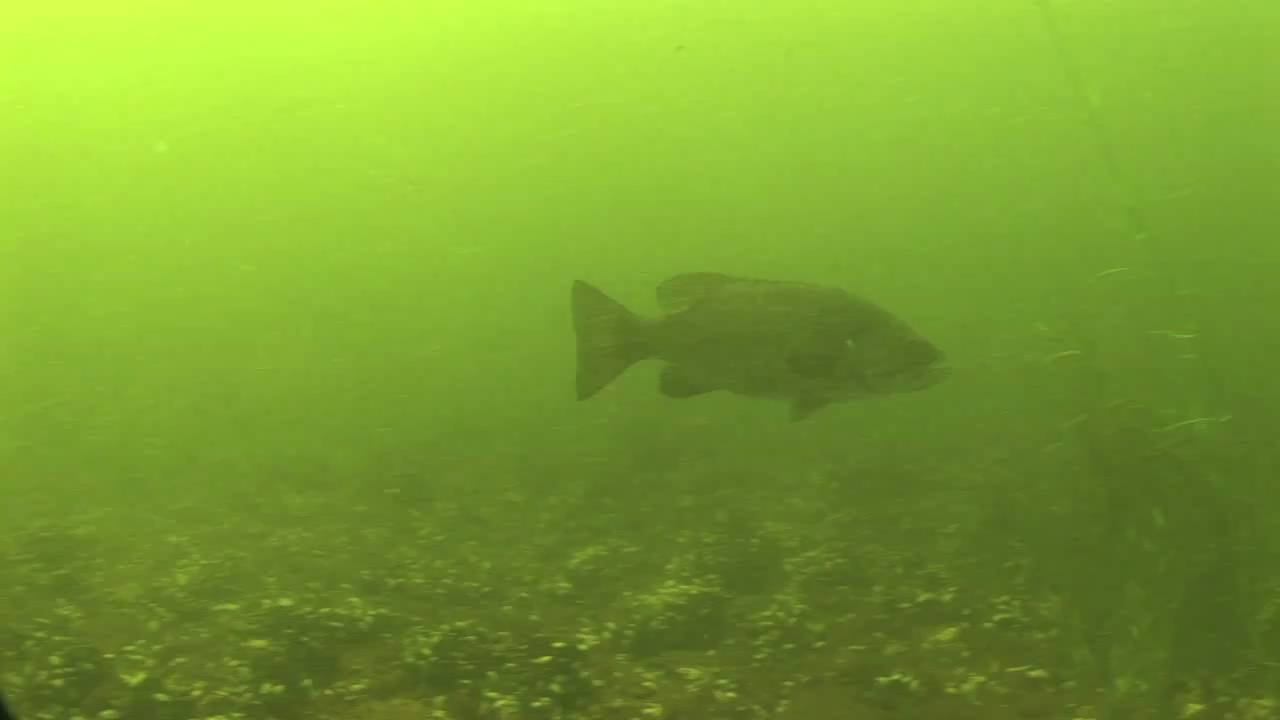
#> input picture test_data/challenging-60/100001.png, 1280 x 720 px
$ python -i uiqm.py   (imports and definitions only)   (older library calls are emulated)
#> lines starting #> are read from the running program, lines starting #| are printed output that depends on the picture
import numpy as np
import cv2
import math
def uicm(img):
    b, g, r = cv2.split(img)
    rg = r.astype(np.float32) - g.astype(np.float32)
    yb = 0.5 * (r.astype(np.float32) + g.astype(np.float32)) - b.astype(np.float32)
    rg_mean, rg_std = np.mean(rg), np.std(rg)
    yb_mean, yb_std = np.mean(yb), np.std(yb)
    return -0.0268 * np.sqrt(rg_mean**2 + yb_mean**2) + 0.1586 * np.sqrt(rg_std**2 + yb_std**2)
def eme(ch, block_size=8):
    h, w = ch.shape
    h_b, w_b = h // block_size, w // block_size
    if h_b == 0 or w_b == 0:
        return 0.0
    ch_crop = ch[:h_b*block_size, :w_b*block_size]
    blocks = ch_crop.reshape(h_b, block_size, w_b, block_size).transpose(0, 2, 1, 3).reshape(-1, block_size, block_size)
    max_vals = np.max(blocks, axis=(1, 2))
    min_vals = np.min(blocks, axis=(1, 2))
    val = np.where((min_vals > 0) & (max_vals > min_vals), max_vals / (min_vals + 1e-4), 1.0)
    eme_val = 2.0 / (h_b * w_b) * np.sum(np.log(val + 1e-4))
    return eme_val
def uism(img):
    b, g, r = cv2.split(img)
    def sobel(c):
        sx = cv2.Sobel(c, cv2.CV_64F, 1, 0, ksize=3)
        sy = cv2.Sobel(c, cv2.CV_64F, 0, 1, ksize=3)
        return np.sqrt(sx**2 + sy**2)
    rs, gs, bs = sobel(r), sobel(g), sobel(b)
    return 0.299 * eme(rs) + 0.587 * eme(gs) + 0.114 * eme(bs)
def plip_log(x):
    return 255.0 - 255.0 * ((255.0 - x) / 255.0)
def uiconm(img, block_size=8):
    b, g, r = cv2.split(img)
    rg = r.astype(np.float32) - g.astype(np.float32)
    yb = 0.5 * (r.astype(np.float32) + g.astype(np.float32)) - b.astype(np.float32)
    h, w = rg.shape
    h_b, w_b = h // block_size, w // block_size
    if h_b == 0 or w_b == 0:
        return 0.0
    def ame(ch):
        ch_crop = ch[:h_b*block_size, :w_b*block_size]
        blocks = ch_crop.reshape(h_b, block_size, w_b, block_size).transpose(0, 2, 1, 3).reshape(-1, block_size, block_size)
        max_vals = np.max(blocks, axis=(1, 2))
        min_vals = np.min(blocks, axis=(1, 2))
        val = np.where((min_vals > 0) & (max_vals > min_vals), max_vals / (min_vals + 1e-4), 1.0)
        return 1.0 / (h_b * w_b) * np.sum(np.log(val + 1e-4))
    return 0.0282 * ame(rg) + 0.2953 * ame(yb)
def get_uiqm(img):
    c1, c2, c3 = 0.468, 0.274, 0.257
    if len(img.shape) == 3 and img.shape[2] == 3:
        bgr = cv2.cvtColor(img, cv2.COLOR_RGB2BGR)
    else:
        bgr = img
    uicm_val = uicm(bgr)
    uism_val = uism(bgr)
    uiconm_val = uiconm(bgr)
    uiqm_val = c1 * uicm_val + c2 * uism_val + c3 * uiconm_val
    return uiqm_val, uicm_val, uism_val, uiconm_val

>>> import cv2
>>> picture = cv2.cvtColor(cv2.imread('../test_data/challenging-60/100001.png'), cv2.COLOR_BGR2RGB)
>>> result = get_uiqm(picture)
#> in get_uiqm, bgr is the input picture: shape (720, 1280, 3); mean B, G, R 48, 158.5, 122.3
#> in uicm, `rg = r.astype(np.float32) - g.astype(np.float32)`:
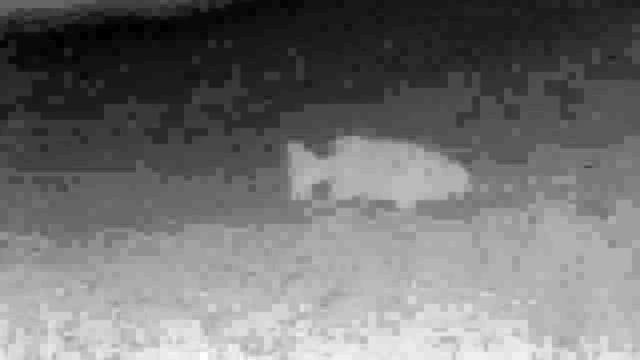
#> rg: shape (720, 1280) float32 (shown at 1/2 size); min -60, max -7, mean -36.2; drawn with min black and max white
#> in uicm, `yb = 0.5 * (r.astype(np.float32) + g.astype(np.float32)) - b.astype(np..`:
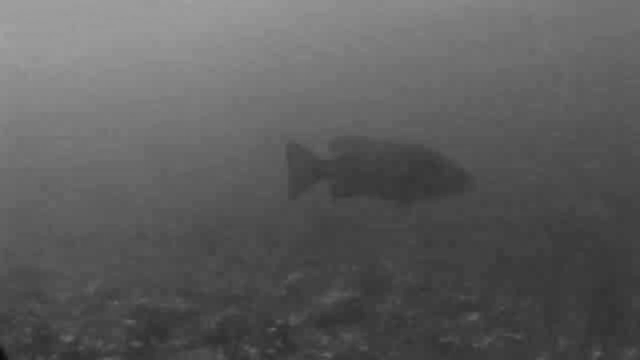
#> yb: shape (720, 1280) float32 (shown at 1/2 size); min 11.5, max 161, mean 92.4
#> in uicm, `rg_mean, rg_std = np.mean(rg), np.std(rg)`: rg_mean = -36.2; rg_std = 13.77
#> in uicm, `yb_mean, yb_std = np.mean(yb), np.std(yb)`: yb_mean = 92.37; yb_std = 28.69
#> in get_uiqm, `uicm_val = uicm(bgr)`: uicm_val = 2.39
#> in sobel, `return np.sqrt(sx**2 + sy**2)`:
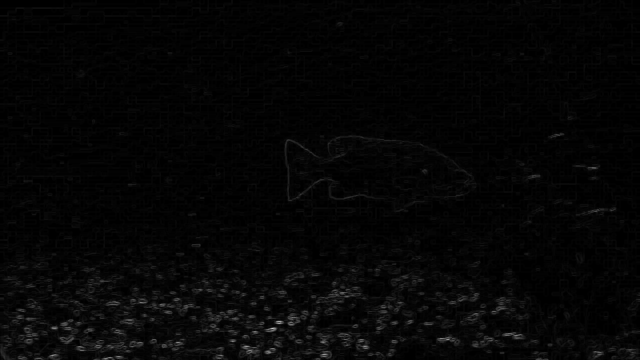
#> returned value: shape (720, 1280) float64 (shown at 1/2 size); min 0, max 334.8, mean 7.1; drawn with min black and max white
#> in sobel (call 3), `sx = cv2.Sobel(c, cv2.CV_64F, 1, 0, ksize=3)`:
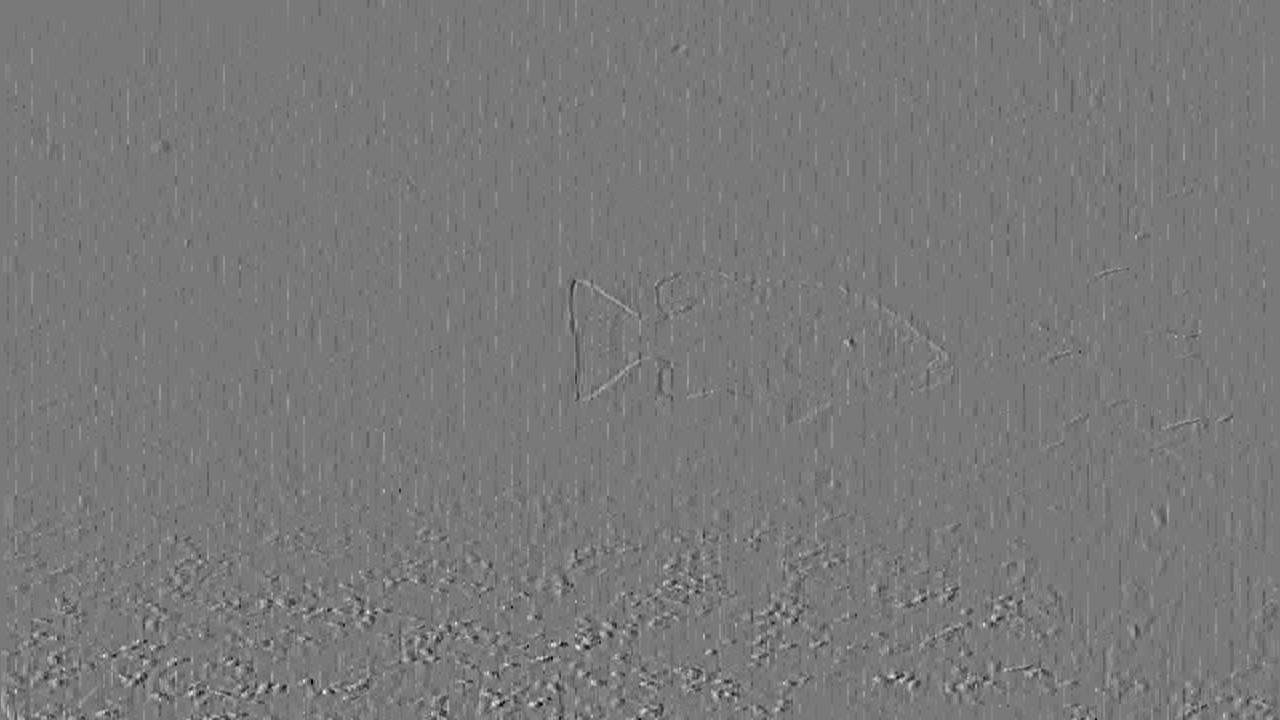
#> sx: shape (720, 1280) float64; min -90, max 99, mean -0.1; drawn with min black and max white
#> in eme, `max_vals = np.max(blocks, axis=(1, 2))`: max_vals = 14400 values, max 334.8 at index 13188, min 0 at index 0, mean 21.41
#> in eme, `min_vals = np.min(blocks, axis=(1, 2))`: min_vals = 14400 values, max 20.59 at index 13616, min 0 at index 0, mean 0.684
#> in eme, `val = np.where((min_vals > 0) & (max_vals > min_vals), max_vals / (min..`: val = 14400 values, max 143.3 at index 14266, min 1 at index 0, mean 4.94
#> in eme, `eme_val = 2.0 / (h_b * w_b) * np.sum(np.log(val + 1e-4))`: eme_val = 1.18
#> in get_uiqm, `uism_val = uism(bgr)`: uism_val = 1.2
#> in ame, `max_vals = np.max(blocks, axis=(1, 2))`: max_vals = 14400 values, max -7 at index 14130, min -60 at index 989, mean -35.72
#> in ame, `min_vals = np.min(blocks, axis=(1, 2))`: min_vals = 14400 values, max -7 at index 14290, min -60 at index 836, mean -36.63
#> in ame, `val = np.where((min_vals > 0) & (max_vals > min_vals), max_vals / (min..`: val = 14400 values from 1 to 1
#> in get_uiqm, `uiconm_val = uiconm(bgr)`: uiconm_val = 0.00766
#> in get_uiqm, `uiqm_val = c1 * uicm_val + c2 * uism_val + c3 * uiconm_val`: uiqm_val = 1.45
#> result = (1.45, 2.39, 1.2, 0.00766)

$ run again, on test_data/challenging-60/10091.png
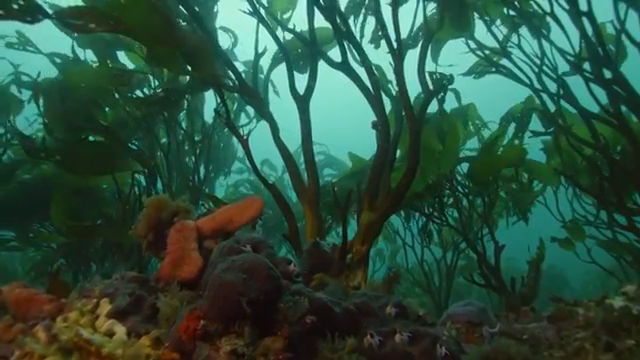
#> input picture test_data/challenging-60/10091.png, 640 x 360 px
#> in get_uiqm, bgr is the input picture: shape (360, 640, 3); mean B, G, R 63.8, 81, 44.9
#> in uicm, `yb = 0.5 * (r.astype(np.float32) + g.astype(np.float32)) - b.astype(np..`:
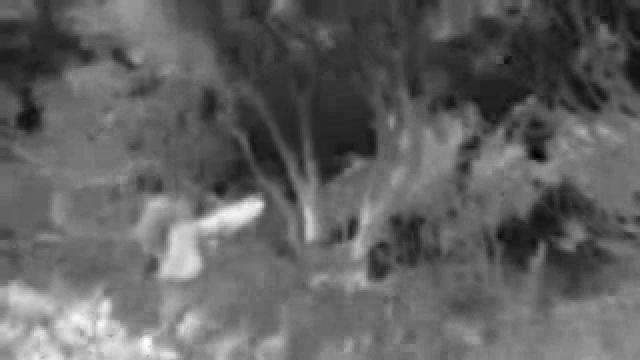
#> yb: shape (360, 640) float32; min -49.5, max 77.5, mean -0.8; drawn with min black and max white
#> rg_mean = -36.07; rg_std = 34.48
#> yb_mean = -0.829; yb_std = 19.45
#> uicm_val = 5.31
#> in sobel, `return np.sqrt(sx**2 + sy**2)`:
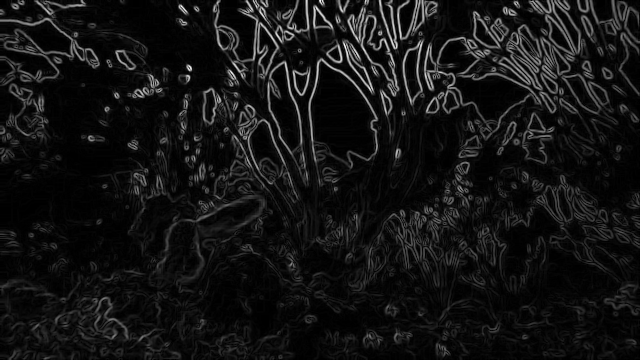
#> returned value: shape (360, 640) float64; min 0, max 660.9, mean 51.7; drawn with min black and max white
#> in eme, `max_vals = np.max(blocks, axis=(1, 2))`: max_vals = 3600 values, max 660.9 at index 443, min 4 at index 2080, mean 159.2
#> in eme, `min_vals = np.min(blocks, axis=(1, 2))`: min_vals = 3600 values, max 28.43 at index 133, min 0 at index 0, mean 3.51
#> in eme, `val = np.where((min_vals > 0) & (max_vals > min_vals), max_vals / (min..`: val = 3600 values, max 378.3 at index 595, min 1 at index 0, mean 45.77
#> eme_val = 5.84
#> uism_val = 5.82
#> in ame, `max_vals = np.max(blocks, axis=(1, 2))`: max_vals = 3600 values, max 78 at index 3222, min -103 at index 799, mean -27.95
#> in ame, `min_vals = np.min(blocks, axis=(1, 2))`: min_vals = 3600 values, max 58 at index 2663, min -111 at index 399, mean -44.46
#> in ame, `val = np.where((min_vals > 0) & (max_vals > min_vals), max_vals / (min..`: val = 3600 values, max 18 at index 2829, min 1 at index 0, mean 1.25
#> uiconm_val = 0.106
#> uiqm_val = 4.11
#> result = (4.11, 5.31, 5.82, 0.106)

$ run again, on test_data/challenging-60/10103.png
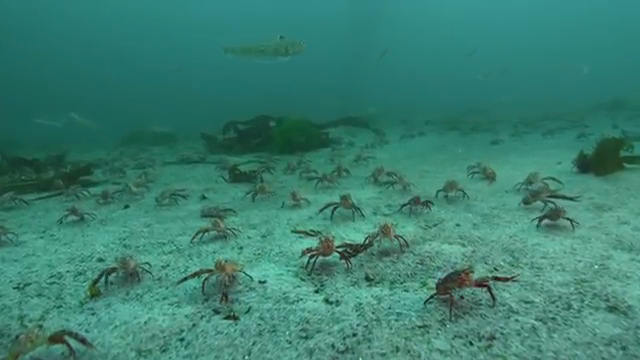
#> input picture test_data/challenging-60/10103.png, 640 x 360 px
#> in get_uiqm, bgr is the input picture: shape (360, 640, 3); mean B, G, R 112.3, 127.1, 57.6
#> in uicm, `yb = 0.5 * (r.astype(np.float32) + g.astype(np.float32)) - b.astype(np..`:
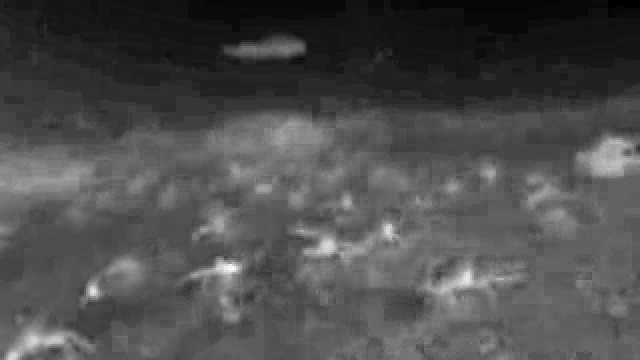
#> yb: shape (360, 640) float32; min -43, max 32.5, mean -20; drawn with min black and max white
#> rg_mean = -69.5; rg_std = 14.51
#> yb_mean = -19.96; yb_std = 11.06
#> uicm_val = 0.956
#> in sobel, `return np.sqrt(sx**2 + sy**2)`:
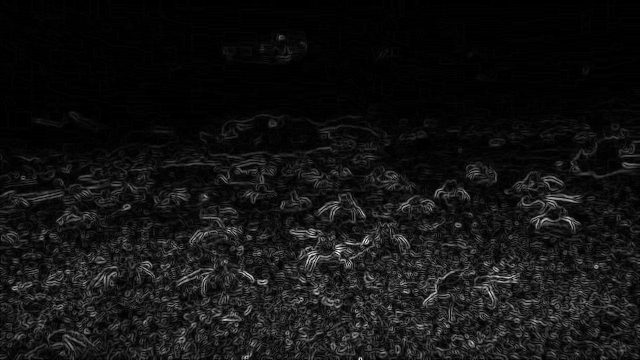
#> returned value: shape (360, 640) float64; min 0, max 501.4, mean 37.8; drawn with min black and max white
#> in eme, `max_vals = np.max(blocks, axis=(1, 2))`: max_vals = 3600 values, max 501.4 at index 2445, min 0 at index 35, mean 99.31
#> in eme, `min_vals = np.min(blocks, axis=(1, 2))`: min_vals = 3600 values, max 32.65 at index 3189, min 0 at index 0, mean 3.85
#> in eme, `val = np.where((min_vals > 0) & (max_vals > min_vals), max_vals / (min..`: val = 3600 values, max 222.7 at index 2050, min 1 at index 0, mean 21.07
#> eme_val = 4.05
#> in ame, `max_vals = np.max(blocks, axis=(1, 2))`: max_vals = 3600 values, max 25 at index 2777, min -92 at index 56, mean -65.19
#> in ame, `min_vals = np.min(blocks, axis=(1, 2))`: min_vals = 3600 values, max -8 at index 2935, min -103 at index 2438, mean -73.51
#> in ame, `val = np.where((min_vals > 0) & (max_vals > min_vals), max_vals / (min..`: val = 3600 values from 1 to 1
#> uiconm_val = 0.00416
#> uiqm_val = 1.56
#> result = (1.56, 0.956, 4.05, 0.00416)
